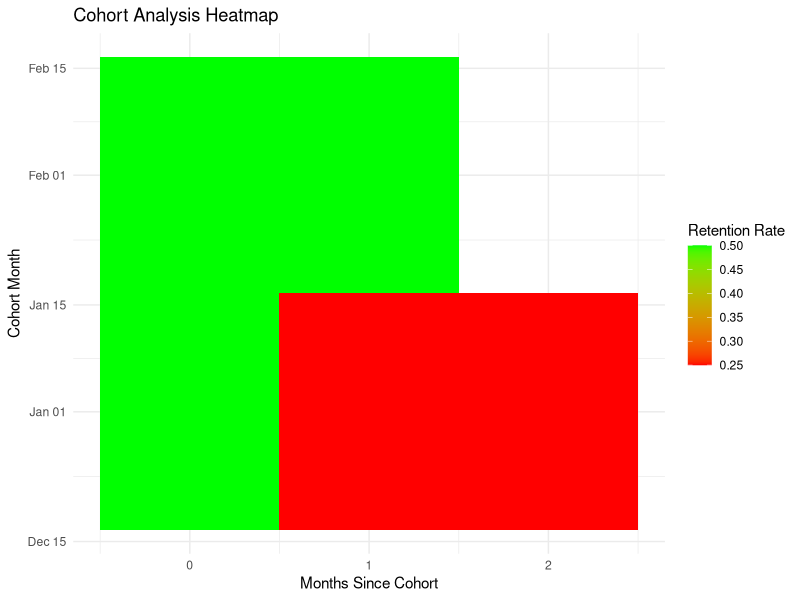

This figure's R source:
#install.packages("dplyr")
#install.packages("ggplot2")
#install.packages("lubridate")

library(dplyr)
library(ggplot2)
library(lubridate)

transactions <- data.frame(
  CustomerID = c(1, 1, 2, 2, 3, 3, 3),
  TransactionDate = as.Date(c('2023-01-15', '2023-02-20', '2023-01-25',
                                '2023-03-10', '2023-02-05', '2023-03-15', '2023-04-01')),
                                Amount = c(100, 150, 200, 250, 300, 350, 400)
  )

transactions <- transactions %>%
  group_by(CustomerID) %>%
  mutate(CohortMonth = floor_date(min(TransactionDate), "month")) %>%
  ungroup()

transactions <- transactions %>%
  mutate(MonthsSinceCohort = as.numeric(difftime(TransactionDate, CohortMonth, units = "days"))
         %/% 30) %>%
  group_by(CohortMonth, MonthsSinceCohort) %>%
  summarise(NumCustomers = n_distinct(CustomerID), .groups = 'drop')
print(transactions)

cohort_sizes <- transactions %>%
  group_by(CohortMonth) %>%
  summarise(TotalCustomers = sum(NumCustomers), .groups = 'drop')
print(cohort_sizes)

cohort_analysis <- transactions %>%
  left_join(cohort_sizes, by = "CohortMonth") %>%
  mutate(RetentionRate = NumCustomers / TotalCustomers)
print(cohort_analysis)

ggplot(cohort_analysis, aes(x = MonthsSinceCohort, y = CohortMonth, fill =
                              RetentionRate)) +
  geom_tile() +
  scale_fill_gradient(low = "red", high = "green") +
  labs(title = "Cohort Analysis Heatmap",
       x = "Months Since Cohort",
       y = "Cohort Month",
       fill = "Retention Rate") +
  theme_minimal()
